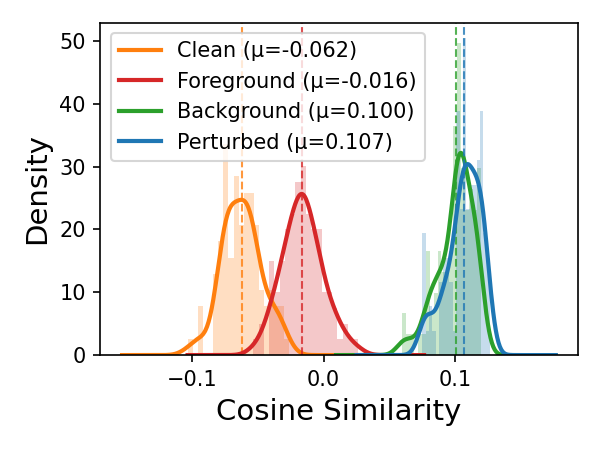
#> input picture fig_cossim_dist.png, 600 x 450 px
$ python analyze_complexity_stats.py --folder ..
#> lines starting #> are read from the running program, lines starting #| are printed output that depends on the picture
"""
Compute normalized Shannon entropy statistics for an image folder.

Entropy is computed on the full image (grayscale).

Usage:
    python -m locmark.analyze_complexity_stats \
        --folder '/mnt/nas3/suhyeon/datasets/ImageNet2012_val' \
        [--n 100] \
        [--model_size 256]
"""
import argparse
import os

import cv2
import numpy as np
from tqdm import tqdm


def normalized_entropy(gray_img: np.ndarray) -> float:
    """Normalized Shannon entropy over all pixels. Returns value in [0, 1]."""
    pixels = gray_img.flatten()
    hist, _ = np.histogram(pixels, bins=256, range=(0, 255))
    hist = hist[hist > 0].astype(float)
    hist /= hist.sum()
    return float(-np.sum(hist * np.log(hist))) / np.log(256)


def folder_stats(folder: str, n: int, model_size: int) -> dict:
#> called with folder = '..', n = 100, model_size = 256
    exts = {'.png', '.jpg', '.jpeg'}
    all_files = sorted([
        os.path.join(root, fname)
        for root, _, fnames in os.walk(folder)
        for fname in fnames
        if os.path.splitext(fname)[1].lower() in exts
    ])[:n]

    if not all_files:
        raise FileNotFoundError(f'No images found in {folder}')

    values = []
    for fpath in tqdm(all_files, desc=os.path.basename(folder)):
        img = cv2.imread(fpath)
#> img is the input picture: shape (450, 600, 3); mean B, G, R 235.4, 237.5, 238.9
        if img is None:
            continue
        img = cv2.resize(img, (model_size, model_size))
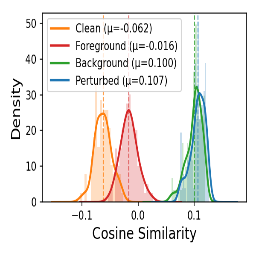
#> img: shape (256, 256, 3); mean B, G, R 235.1, 237.3, 238.6
        gray = cv2.cvtColor(img, cv2.COLOR_BGR2GRAY)
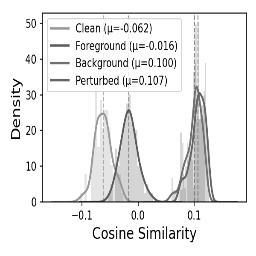
#> gray: shape (256, 256); min 0, max 255, mean 237.4
        values.append(normalized_entropy(gray))
#> pass 2 of the loop in folder_stats, `for fpath in tqdm(all_files, desc=os.path.basename(folder)):`:
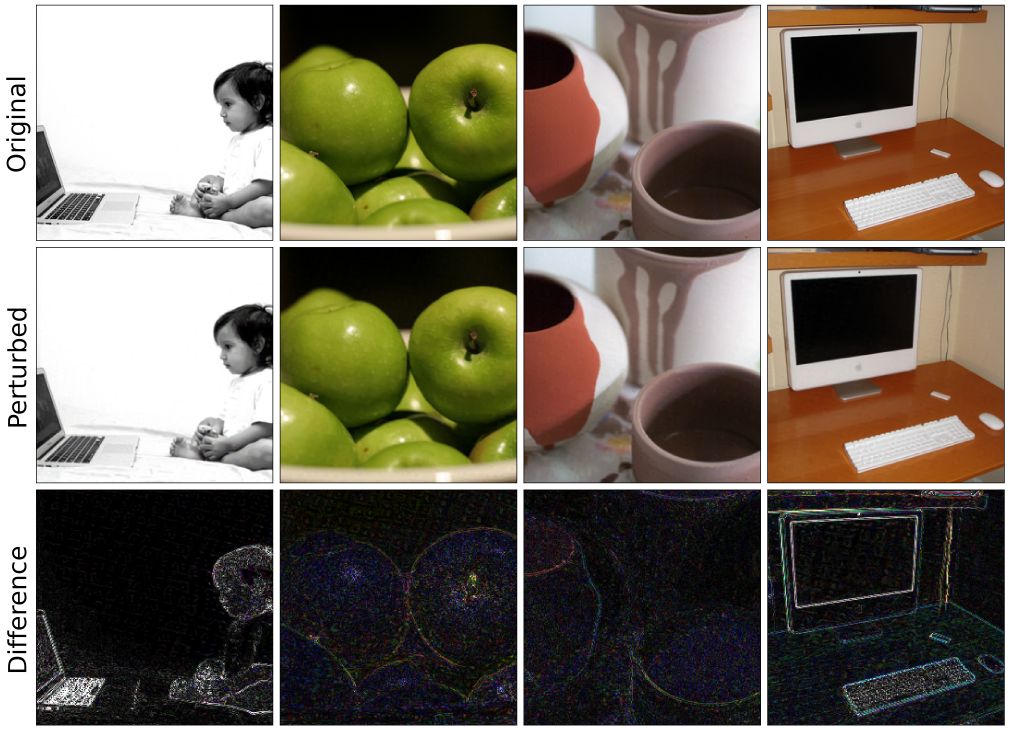
#> input picture fig_diff.png, 4036 x 2920 px (shown at 1/4 size)
#> in folder_stats, img is the input picture: shape (2920, 4036, 3); mean B, G, R 92.8, 106.9, 114.5
#> in folder_stats, `img = cv2.resize(img, (model_size, model_size))`:
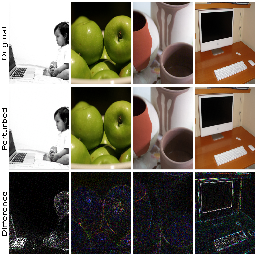
#> img: shape (256, 256, 3); mean B, G, R 95.6, 109.7, 117.3
#> in folder_stats, `gray = cv2.cvtColor(img, cv2.COLOR_BGR2GRAY)`:
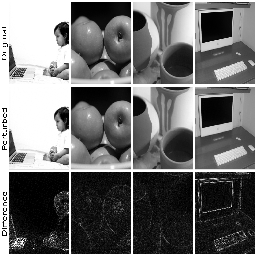
#> gray: shape (256, 256); min 0, max 255, mean 110.3
#> pass 3 of the loop in folder_stats, `for fpath in tqdm(all_files, desc=os.path.basename(folder)):`:
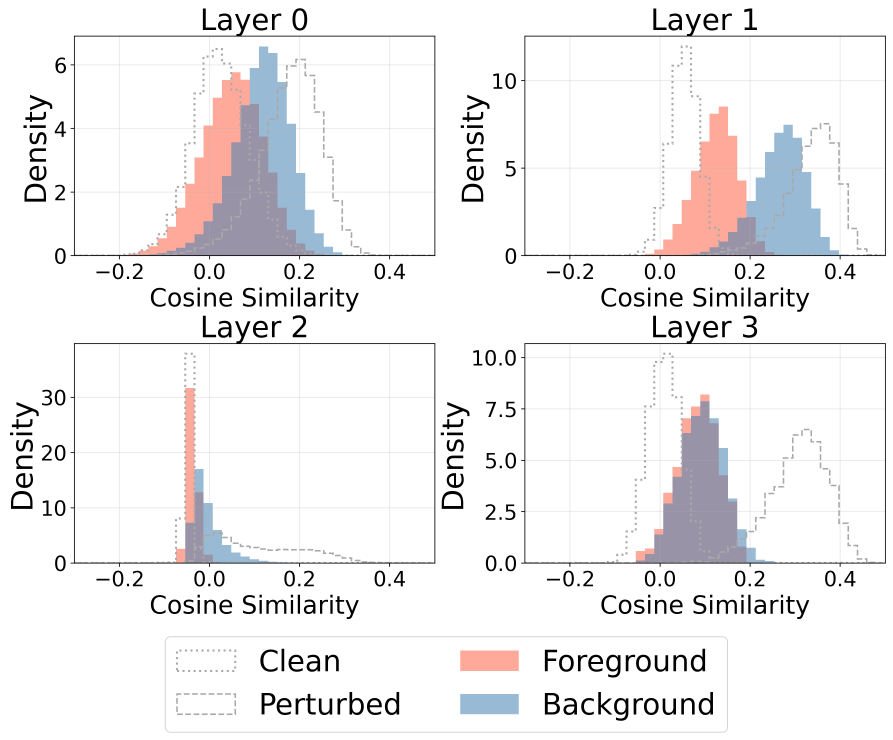
#> input picture fig_layer_dist.png, 3570 x 2959 px (shown at 1/4 size)
#> in folder_stats, img is the input picture: shape (2959, 3570, 3); mean B, G, R 240.3, 239.4, 240.8
#> in folder_stats, `img = cv2.resize(img, (model_size, model_size))`:
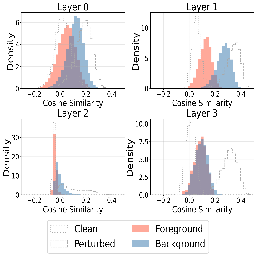
#> img: shape (256, 256, 3); mean B, G, R 239.7, 238.8, 240.2
#> in folder_stats, `gray = cv2.cvtColor(img, cv2.COLOR_BGR2GRAY)`:
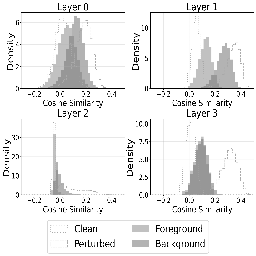
#> gray: shape (256, 256); min 0, max 255, mean 239.3
#> the loop made 5 passes; the first 3 are shown

    if not values:
        raise RuntimeError(f'All images failed to load in {folder}')

    return {
        'n':    len(values),
        'min':  float(np.min(values)),
        'max':  float(np.max(values)),
        'mean': float(np.mean(values)),
        'std':  float(np.std(values)),
    }


def main():
    parser = argparse.ArgumentParser()
    parser.add_argument('--folder',     required=True, help='Image folder (searched recursively)')
    parser.add_argument('--n',          type=int, default=100, help='Max images to use')
    parser.add_argument('--model_size', type=int, default=256)
    args = parser.parse_args()

    # ── solid-color reference ────────────────────────────────────────────────
    solid = np.full((args.model_size, args.model_size), 128, dtype=np.uint8)
    solid_entropy = normalized_entropy(solid)
    print(f'\nsolid gray (ref) : entropy = {solid_entropy:.4f}')

    # ── folder stats ─────────────────────────────────────────────────────────
    s = folder_stats(args.folder, args.n, args.model_size)
    print(f'\nFolder : {args.folder}')
    print(f'  N    : {s["n"]}')
    print(f'  min  : {s["min"]:.4f}')
    print(f'  max  : {s["max"]:.4f}')
    print(f'  mean : {s["mean"]:.4f}')
    print(f'  std  : {s["std"]:.4f}')
    print()


if __name__ == '__main__':
    main()
